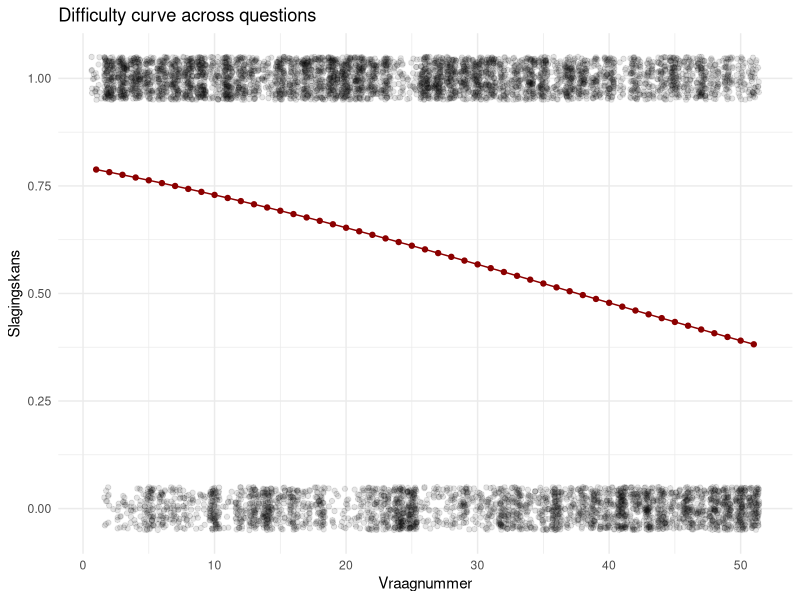

R code for this plot: (Note: this script raises an error after producing the figure.)
## ---- chunk 1
knitr::opts_chunk$set(echo = TRUE)

library(ggplot2)
library(tidyr)
## ---- chunk 2
# Lees bestand
german_form <- read.table("../ruwe_data/Duitse taalvaardigheid onderzoek(1-154).csv", header = T, sep = ';', fileEncoding = 'latin1')
colnames(german_form) <- paste0("V", 1:ncol(german_form)) # verander headers naar kortere alternatief

head(german_form)
## ---- chunk 3
# Data uithalen
german_long <- pivot_longer(
  german_form,
  cols = 16:66,
  names_to = "question",
  values_to = "answer"
)

summary(german_long)

# Data opschonen
german_long$answer <- as.numeric(as.character(german_long$answer))

german_long <- subset(german_long, answer %in% c(0,1))

# Vraagnummers
german_long$question_num <- as.numeric(gsub("V", "", german_long$question)) - min(as.numeric(gsub("V", "", german_long$question))) + 1

# Logistic regression
model <- glm(answer ~ question_num, data = german_long, family = binomial)

a_0 <- coef(model)[1] # intercept
a_1 <- coef(model)[2] # helling

x_50 <- -a_0 / a_1 # 50% kans

# Voorspelling: wat is de kans dat iemand een vraag goed beantwoordt, gegeven het vraagnummer?
pred_data <- data.frame(
  question_num = seq(
    min(german_long$question_num),
    max(german_long$question_num)
  )
)

pred_data$prob <- predict(model, newdata = pred_data, type = "response")

# Grafiek maken
ggplot(german_long, aes(x = question_num, y = answer)) +
  geom_jitter(alpha = 0.1, height = 0.05) +
  geom_line(data = pred_data, aes(y = prob), color = "darkred") +
  geom_point(data = pred_data, aes(y = prob), color = "darkred") +
  labs(
    x = "Vraagnummer",
    y = "Slagingskans",
    title = "Difficulty curve across questions"
  ) +
  theme_minimal()
## ---- chunk 4

# Bereken per persoon het gemiddelde
persoon_id <- goede_personen[126] #persoon ID
persoon_data <- subset(german_long, V1 == persoon_id)

model_persoon <- glm(answer ~ question_num, data = persoon_data, family = binomial)

## Voorspellingen
pred_persoon <- data.frame(
  question_num = seq(min(persoon_data$question_num), max(persoon_data$question_num))
)
pred_persoon$prob <- predict(model_persoon, newdata = pred_persoon, type = "response")

# Plotten
ggplot(persoon_data, aes(x = question_num, y = answer)) +
  geom_jitter(alpha = 0.1, height = 0.05) +
  geom_line(data = pred_persoon, aes(y = prob), color = "darkred") +
  geom_point(data = pred_persoon, aes(y = prob), color = "darkred") +
  labs(
    x = "Vraagnummer",
    y = "Slagingskans",
    title = paste("Niveau persoon", persoon_id)
  ) +
  theme_minimal()
